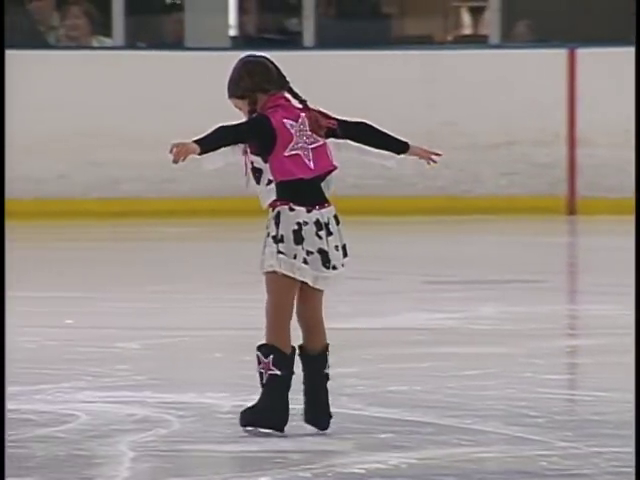
#> input picture frame 33 of skating.mp4, 640 x 480 px
$ python optical_flow.py
#> lines starting #> are read from the running program, lines starting #| are printed output that depends on the picture
import numpy as np
import cv2

cap = cv2.VideoCapture('skating.mp4')

# params for ShiTomasi corner detection
feature_params = dict( maxCorners = 100,
                       qualityLevel = 0.3,
                        minDistance = 7,
                        blockSize = 7 )

# Parameters for lucas kanade optical flow
lk_params = dict( winSize  = (15,15),
                  maxLevel = 2,
                  criteria = (cv2.TERM_CRITERIA_EPS | cv2.TERM_CRITERIA_COUNT, 10, 0.03))

# Create some random colors
color = np.random.randint(0,255,(100,3))

# Take first frame and find corners in it
ret, old_frame = cap.read()
#> old_frame is the input picture: shape (480, 640, 3); mean B, G, R 140.4, 144, 152.5
old_gray = cv2.cvtColor(old_frame, cv2.COLOR_BGR2GRAY)
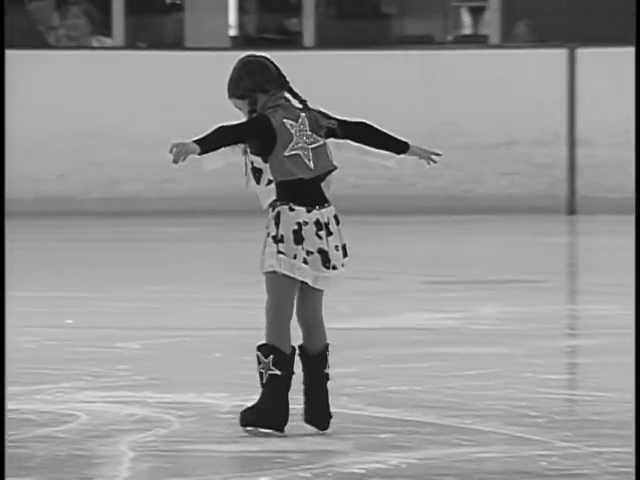
#> old_gray: shape (480, 640); min 0, max 251, mean 146.1
p0 = cv2.goodFeaturesToTrack(old_gray, mask = None, **feature_params)
#> p0 = 63 rows, first 8: [318, 232], [332, 266], [329, 233], [299, 224], [308, 210], [270, 179], [272, 237], [302, 115]

# Create a mask image for drawing purposes
mask = np.zeros_like(old_frame)


while(1):
    ret,frame = cap.read()
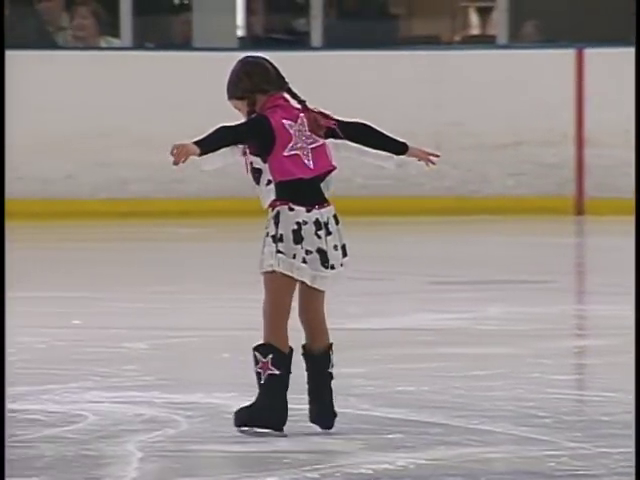
#> input picture frame 34 of skating.mp4, 640 x 480 px
#> frame is the input picture: shape (480, 640, 3); mean B, G, R 140.3, 143.9, 152.5
#> (the run stopped early here; a loop or call above may not have finished)

$ run again, starting later in the video
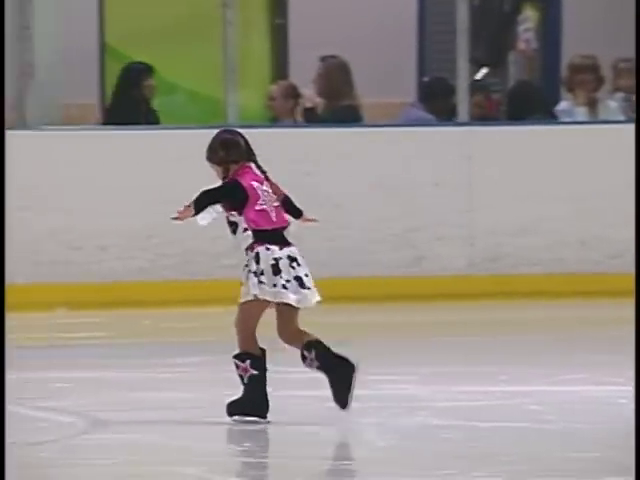
#> input picture frame 149 of skating.mp4, 640 x 480 px
#> old_frame is the input picture: shape (480, 640, 3); mean B, G, R 138.5, 146.2, 152.6
#> `old_gray = cv2.cvtColor(old_frame, cv2.COLOR_BGR2GRAY)`:
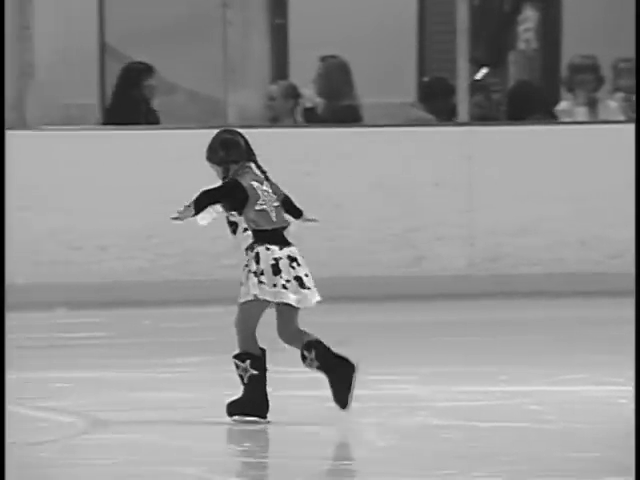
#> old_gray: shape (480, 640); min 0, max 254, mean 147.2
#> p0 = 31 rows, first 8: [276, 260], [249, 230], [291, 264], [280, 248], [284, 283], [264, 417], [293, 278], [259, 278]
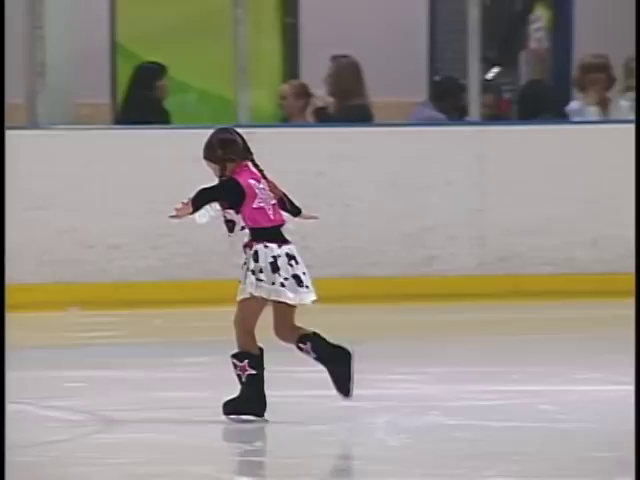
#> input picture frame 150 of skating.mp4, 640 x 480 px
#> frame is the input picture: shape (480, 640, 3); mean B, G, R 138.4, 146.5, 152.6

$ run again, starting later in the video
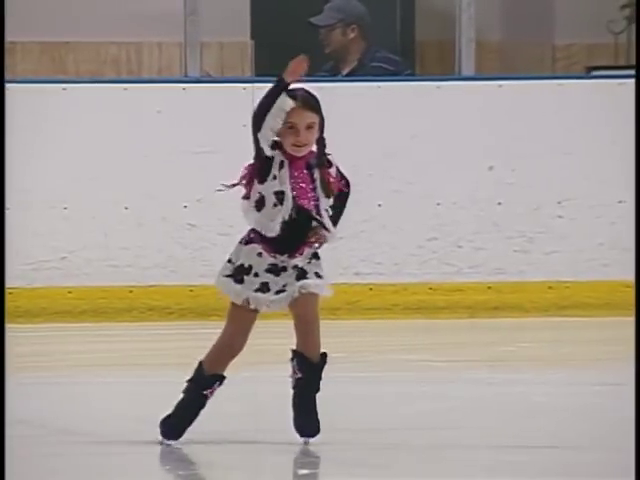
#> input picture frame 266 of skating.mp4, 640 x 480 px
#> old_frame is the input picture: shape (480, 640, 3); mean B, G, R 147.5, 155.6, 164.3
#> `old_gray = cv2.cvtColor(old_frame, cv2.COLOR_BGR2GRAY)`:
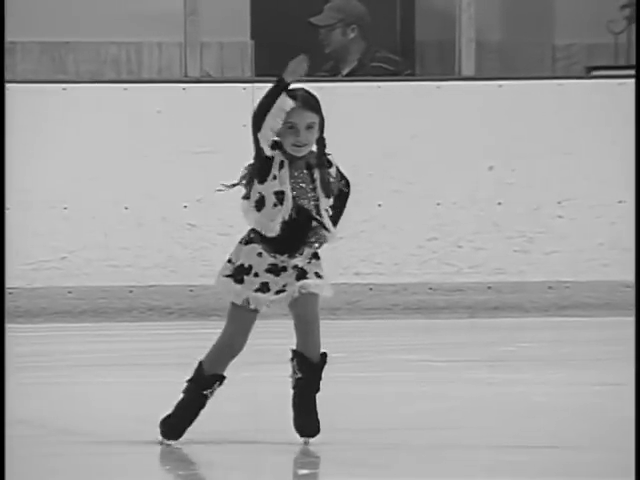
#> old_gray: shape (480, 640); min 0, max 251, mean 157.2
#> p0 = 48 rows, first 8: [324, 354], [632, 80], [290, 86], [7, 85], [230, 261], [293, 351], [327, 152], [313, 148]
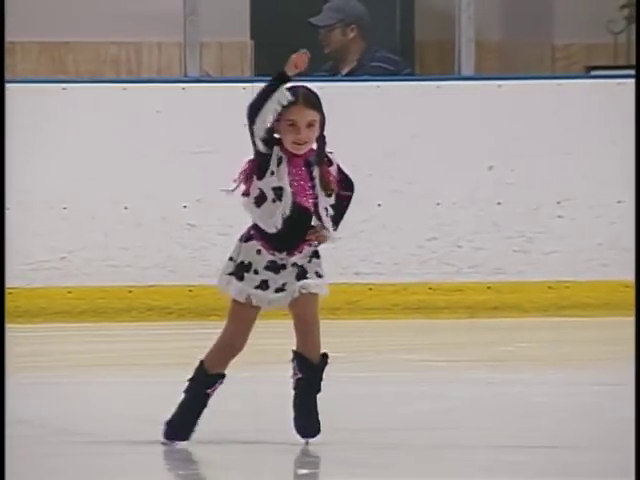
#> input picture frame 267 of skating.mp4, 640 x 480 px
#> frame is the input picture: shape (480, 640, 3); mean B, G, R 147.1, 155.3, 164
